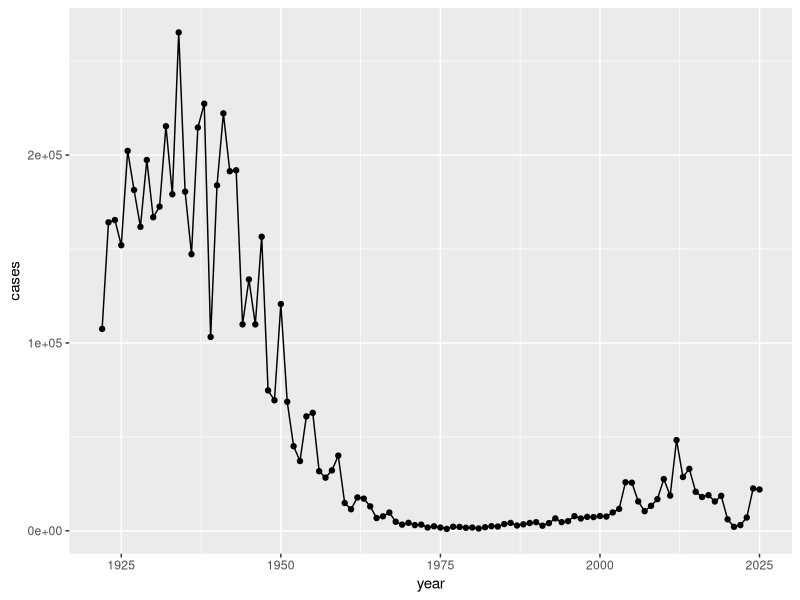
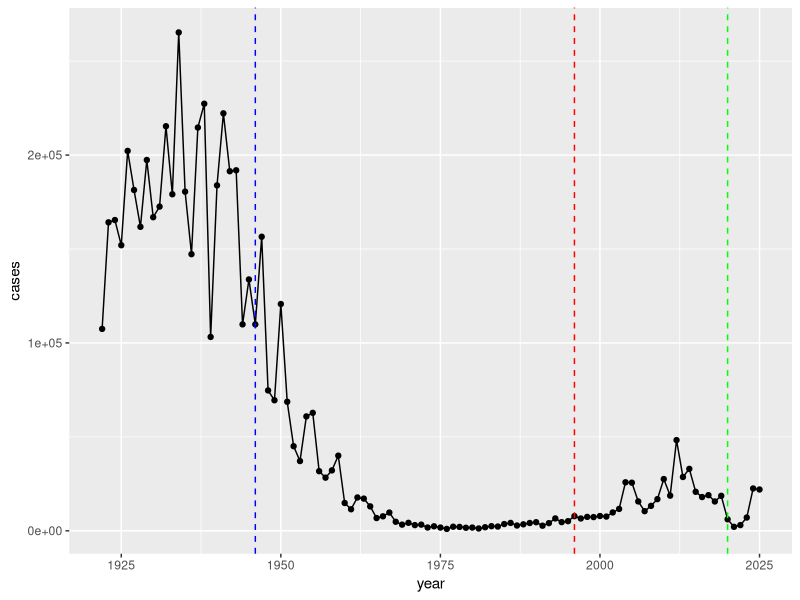

These figures' R source, in order: (Note: this script raises an error after producing the figures.)
## ---- chunk 1
cdc <- data.frame(
                                 year = c(1922L,1923L,1924L,1925L,
                                          1926L,1927L,1928L,1929L,1930L,1931L,
                                          1932L,1933L,1934L,1935L,1936L,
                                          1937L,1938L,1939L,1940L,1941L,1942L,
                                          1943L,1944L,1945L,1946L,1947L,
                                          1948L,1949L,1950L,1951L,1952L,
                                          1953L,1954L,1955L,1956L,1957L,1958L,
                                          1959L,1960L,1961L,1962L,1963L,
                                          1964L,1965L,1966L,1967L,1968L,1969L,
                                          1970L,1971L,1972L,1973L,1974L,
                                          1975L,1976L,1977L,1978L,1979L,1980L,
                                          1981L,1982L,1983L,1984L,1985L,
                                          1986L,1987L,1988L,1989L,1990L,
                                          1991L,1992L,1993L,1994L,1995L,1996L,
                                          1997L,1998L,1999L,2000L,2001L,
                                          2002L,2003L,2004L,2005L,2006L,2007L,
                                          2008L,2009L,2010L,2011L,2012L,
                                          2013L,2014L,2015L,2016L,2017L,2018L,
                                          2019L,2020L,2021L,2022L,2023L, 2024L, 2025L),
         cases = c(107473,164191,165418,152003,
                                          202210,181411,161799,197371,
                                          166914,172559,215343,179135,265269,
                                          180518,147237,214652,227319,103188,
                                          183866,222202,191383,191890,109873,
                                          133792,109860,156517,74715,69479,
                                          120718,68687,45030,37129,60886,
                                          62786,31732,28295,32148,40005,
                                          14809,11468,17749,17135,13005,6799,
                                          7717,9718,4810,3285,4249,3036,
                                          3287,1759,2402,1738,1010,2177,2063,
                                          1623,1730,1248,1895,2463,2276,
                                          3589,4195,2823,3450,4157,4570,
                                          2719,4083,6586,4617,5137,7796,6564,
                                          7405,7298,7867,7580,9771,11647,
                                          25827,25616,15632,10454,13278,
                                          16858,27550,18719,48277,28639,32971,
                                          20762,17972,18975,15609,18617,
                                          6124,2116,3044,7063, 22538, 21996)
       )
## ---- chunk 2
library(ggplot2)
ggplot(cdc, aes(x = year, y = cases)) +
  geom_point() + geom_line()
## ---- chunk 3
ggplot(cdc, aes(x = year, y = cases)) +
  geom_point() +
  geom_line() +
  geom_vline(xintercept = 1946, linetype = "dashed", color = "blue") +
  geom_vline(xintercept = 1996, linetype = "dashed", color = "red") +
  geom_vline(xintercept = 2020, linetype = "dashed", color = "green")
## ---- chunk 4
library(jsonlite)

subject <- read_json("https://www.cmi-pb.org/api/v5_1/subject", simplifyVector = TRUE)
head(subject)
## ---- chunk 5
table(subject$infancy_vac)
## ---- chunk 6
table(subject$biological_sex)
## ---- chunk 7
table(subject$race, subject$biological_sex)
## ---- chunk 8
specimen <- read_json("http://cmi-pb.org/api/v5_1/specimen", simplifyVector = TRUE)

ab_titer <- read_json("http://cmi-pb.org/api/v5_1/plasma_ab_titer", simplifyVector = TRUE)
## ---- chunk 9
head(specimen)
## ---- chunk 10
head(ab_titer)
## ---- chunk 11
library(dplyr)
meta <- inner_join(subject, specimen)
head(meta)
## ---- chunk 12
abdata <- inner_join(ab_titer, meta)
head(abdata)
## ---- chunk 13
table(abdata$isotype)
## ---- chunk 14
table(abdata$antigen)
## ---- chunk 15
igg <- abdata |>
  filter(isotype == "IgG")

head(igg)
## ---- chunk 16
ggplot(igg) + 
  aes(MFI_normalised, antigen) + geom_boxplot()

## ---- chunk 17
ggplot(igg) + 
  aes(MFI_normalised, antigen, col=infancy_vac) + geom_boxplot() 

## ---- chunk 18
ggplot(igg) + 
  aes(MFI_normalised, antigen, col=infancy_vac) + geom_boxplot() + facet_wrap(~visit)

## ---- chunk 19
pt.igg.21 <- igg |> filter(antigen == "PT",
              dataset == "2021_dataset")
## ---- chunk 20
ggplot(pt.igg.21) +
  aes(planned_day_relative_to_boost,
      MFI_normalised,
      col=infancy_vac,
      group = subject_id) +
  geom_point() + geom_line() 
  geom_vline(xintercept = 14, lty = "dashed")
## ---- chunk 21
ggplot(pt.igg.21) +
  aes(planned_day_relative_to_boost,
      MFI_normalised,
      col = infancy_vac,
      group = subject_id) +
  geom_point(alpha = 0.4) +
  geom_line(alpha = 0.3) +
  geom_smooth(aes(group = infancy_vac), se = FALSE, linewidth = 2) +
  geom_vline(xintercept = 14, lty = "dashed") +
  labs(
    title = "IgG Response to Pertussis Booster Over Time",
    x = "Days Relative to Booster",
    y = "Normalized MFI",
    color = "Infancy Vaccine"
  ) +
  theme_classic()
